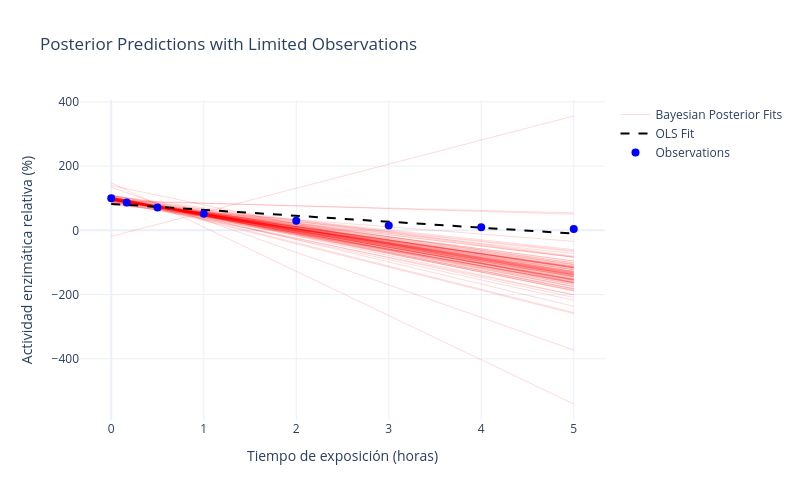
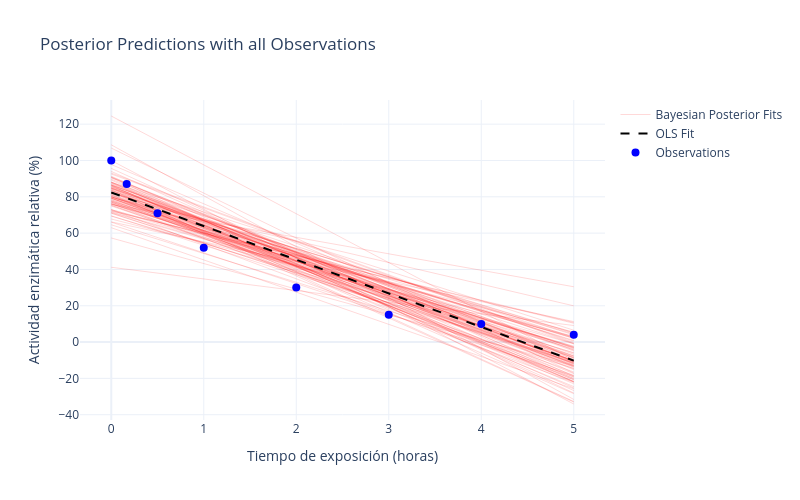
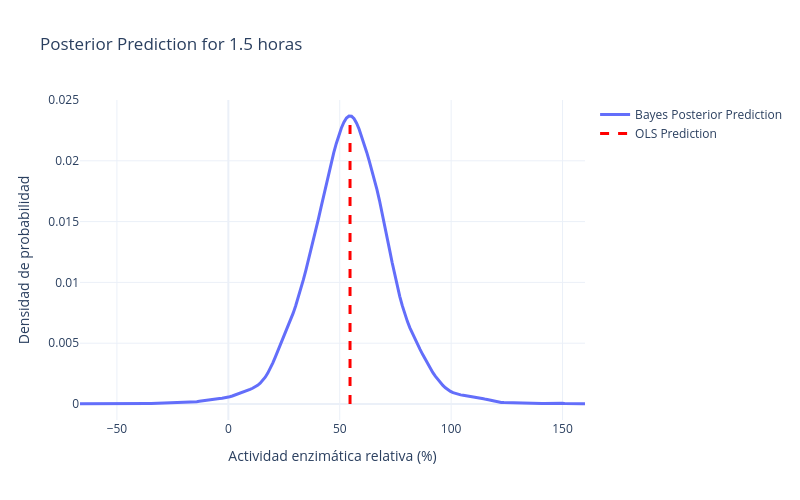

Source (notebook cell) for these figures, in order:
### Code cell
#datos del ejercicio, otra vez 
x = np.array([0, 0.167, 0.500, 1, 2, 3, 4, 5], dtype=float)
y = np.array([100, 87, 71, 52, 30, 15, 10, 4], dtype=float)

X = x.reshape(-1, 1)

# Ajuste OLS 
ols = LinearRegression()
ols.fit(X, y)

beta0_ols = ols.intercept_
beta1_ols = ols.coef_[0]

x_grid = np.linspace(0, 5, 200)
y_ols_grid = beta0_ols + beta1_ols * x_grid

print("OLS β0:", beta0_ols)
print("OLS β1:", beta1_ols)

# BAYES CON POCOS DATOS
idx_small = np.arange(4)  
x_small = x[idx_small]
y_small = y[idx_small]

with pm.Model() as model_small:
    alpha = pm.Normal("alpha", mu=0, sigma=100)
    beta  = pm.Normal("beta",  mu=0, sigma=100)
    sigma = pm.HalfNormal("sigma", sigma=50)

    mu = alpha + beta * x_small
    y_obs = pm.Normal("y_obs", mu=mu, sigma=sigma, observed=y_small)

    trace_small = pm.sample(1000, tune=1000, target_accept=0.9, random_seed=123)

# Tomamos 100 muestras de la posterior para dibujar 100 rectas
alpha_s = trace_small.posterior["alpha"].values.reshape(-1)
beta_s  = trace_small.posterior["beta"].values.reshape(-1)

idx_draw = np.random.choice(len(alpha_s), size=100, replace=False)

# Graficar posterior limitada
fig1 = go.Figure()

first = True
for i in idx_draw:
    y_post = alpha_s[i] + beta_s[i] * x_grid
    fig1.add_trace(go.Scatter(
        x=x_grid,
        y=y_post,
        mode="lines",
        line=dict(color="red", width=1),
        opacity=0.15,
        name="Bayesian Posterior Fits" if first else None,
        showlegend=first
    ))
    first = False

# OLS
fig1.add_trace(go.Scatter(
    x=x_grid,
    y=y_ols_grid,
    mode="lines",
    line=dict(color="black", width=2, dash="dash"),
    name="OLS Fit"
))

# Observaciones
fig1.add_trace(go.Scatter(
    x=x,
    y=y,
    mode="markers",
    marker=dict(color="blue", size=8),
    name="Observations"
))

fig1.update_layout(
    title="Posterior Predictions with Limited Observations",
    xaxis_title="Tiempo de exposición (horas)",
    yaxis_title="Actividad enzimática relativa (%)",
    template="plotly_white",
    width=800,
    height=500
)

fig1.show()

# BAYES CON TODOS LOS DATOS
with pm.Model() as model_full:
    alpha = pm.Normal("alpha", mu=0, sigma=100)
    beta  = pm.Normal("beta",  mu=0, sigma=100)
    sigma = pm.HalfNormal("sigma", sigma=50)

    mu = alpha + beta * x
    y_obs = pm.Normal("y_obs", mu=mu, sigma=sigma, observed=y)

    trace_full = pm.sample(1000, tune=1000, target_accept=0.9, random_seed=123)

alpha_f = trace_full.posterior["alpha"].values.reshape(-1)
beta_f  = trace_full.posterior["beta"].values.reshape(-1)

idx_draw_f = np.random.choice(len(alpha_f), size=100, replace=False)

# Graficar posterior con todos los datos
fig2 = go.Figure()

first = True
for i in idx_draw_f:
    y_post = alpha_f[i] + beta_f[i] * x_grid
    fig2.add_trace(go.Scatter(
        x=x_grid,
        y=y_post,
        mode="lines",
        line=dict(color="red", width=1),
        opacity=0.15,
        name="Bayesian Posterior Fits" if first else None,
        showlegend=first
    ))
    first = False

# OLS
fig2.add_trace(go.Scatter(
    x=x_grid,
    y=y_ols_grid,
    mode="lines",
    line=dict(color="black", width=2, dash="dash"),
    name="OLS Fit"
))

# Observaciones
fig2.add_trace(go.Scatter(
    x=x,
    y=y,
    mode="markers",
    marker=dict(color="blue", size=8),
    name="Observations"
))

fig2.update_layout(
    title="Posterior Predictions with all Observations",
    xaxis_title="Tiempo de exposición (horas)",
    yaxis_title="Actividad enzimática relativa (%)",
    template="plotly_white",
    width=800,
    height=500
)

fig2.show()

#  DISTRIBUCIÓN PREDICTIVA PARA UN x*
x_star = 1.5  # horas de exposición

sigma_f = trace_full.posterior["sigma"].values.reshape(-1)

mu_star = alpha_f + beta_f * x_star
y_star = np.random.normal(mu_star, sigma_f)  # posterior predictiva

# Predicción OLS en x*
y_ols_star = beta0_ols + beta1_ols * x_star

kde = gaussian_kde(y_star)
grid_y = np.linspace(y_star.min(), y_star.max(), 200)
dens = kde(grid_y)

#  densidad posterior predictiva
fig3 = go.Figure()

fig3.add_trace(go.Scatter(
    x=grid_y,
    y=dens,
    mode="lines",
    name="Bayes Posterior Prediction",
    line=dict(width=3)
))

fig3.add_trace(go.Scatter(
    x=[y_ols_star, y_ols_star],
    y=[0, dens.max()],
    mode="lines",
    line=dict(color="red", width=3, dash="dash"),
    name="OLS Prediction"
))

fig3.update_layout(
    title=f"Posterior Prediction for {x_star} horas",
    xaxis_title="Actividad enzimática relativa (%)",
    yaxis_title="Densidad de probabilidad",
    template="plotly_white",
    width=800,
    height=500
)

fig3.show()
